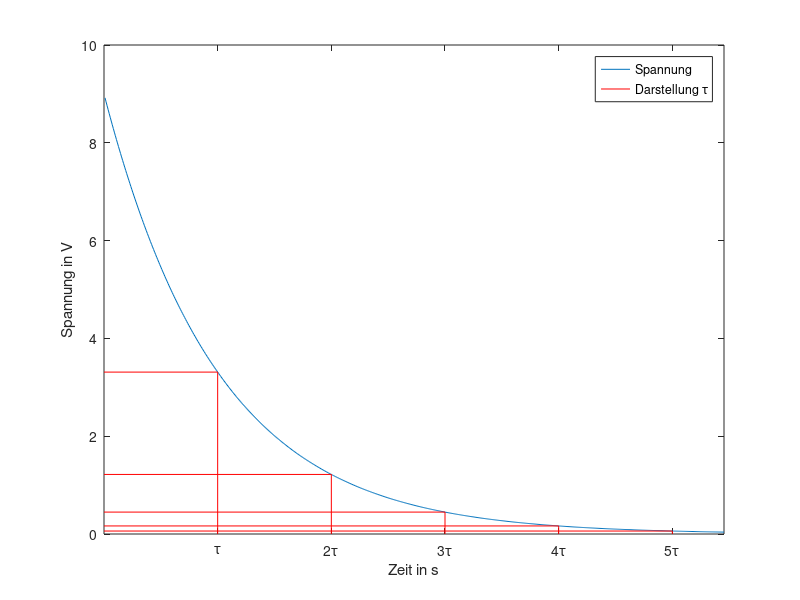

Reproduce this figure in MATLAB. (Note: this script raises an error after producing the figure.)
tau = 110;

x = [1:600];
y  = 9 * exp(1) .^ (- x ./ tau);

t1 = tau;
t2 = 2 * tau;
t3 = 3 * tau;
t4 = 4 * tau;
t5 = 5 * tau;

y1 = 9 * exp(1) .^ (- t1 ./ tau);
y2 = 9 * exp(1) .^ (- t2 ./ tau);
y3 = 9 * exp(1) .^ (- t3 ./ tau);
y4 = 9 * exp(1) .^ (- t4 ./ tau);
y5 = 9 * exp(1) .^ (- t5 ./ tau);

disp(y1);
disp(y2);
disp(y3);
disp(y4);
disp(y5);

plot(x, y);

hold on

line([0 t1], [y1 y1], 'Color', 'red');
line([0 t2], [y2 y2], 'Color', 'red');
line([0 t3], [y3 y3], 'Color', 'red');
line([0 t4], [y4 y4], 'Color', 'red');
line([0 t5], [y5 y5], 'Color', 'red');

line([t1 t1], [0 y1], 'Color', 'red');
line([t2 t2], [0 y2], 'Color', 'red');
line([t3 t3], [0 y3], 'Color', 'red');
line([t4 t4], [0 y4], 'Color', 'red');
line([t5 t5], [0 y5], 'Color', 'red');

xlabel("Zeit in s");
ylabel("Spannung in V");

legend('Spannung', 'Darstellung \tau');

set(gca,'XTick',[t1 t2 t3 t4 t5],'XTickLabel',{'\tau', '2\tau', '3\tau', '4\tau', '5\tau'});

fig = findobj('Type', 'figure');
fig.PaperUnits = "inches";
fig.PaperPosition = [0 0 6 4]
print('/home/andreas/docs/kit/len/workshop/doc/latex/theorie_kondensator', '-dsvg', '-r0')